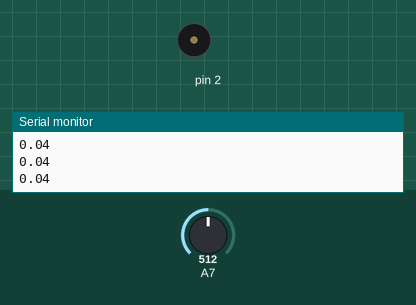
A sketch run on a simulated Arduino Nano, built with avr-gcc and run on an emulated ATmega328P. Shown: buzzer (waves = sounding), the last lines printed to the serial monitor. Inputs (shaded band) come from the test bench; at power-on: A7 = 512.

Above: at 1.2 s.
1.3 s: A7 set to 529
At 1.55 s:
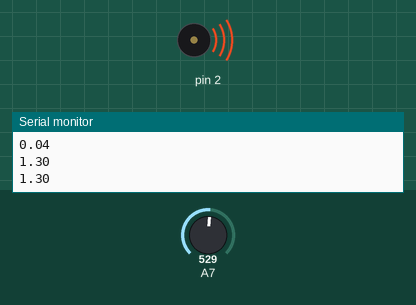
4.3 s: A7 set to 716
Timing chart, 0 to 13.3 s (numbered marks = the images above; inputs shaded):
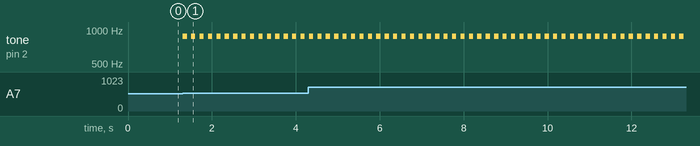

Measured:
- the behaviour switches between 518 and 519 on A7 (found by bisection; images 0 and 1)
- after the input at 1.3 s, tone on pin 2: alternates 880 Hz for 0.10 s and silent for 0.10 s, starting at once

The sketch:

alarm.ino
```cpp
int adc;
float voltage;
float current;

void setup() {
  Serial.begin(9600);
}


void loop() {
  adc = analogRead(A7);
  voltage = adc*5/1023.0;
  current = (voltage-2.5)/0.66;
  current = current*10;
  if (current < 0) {
    current = current*-1;
  }
  Serial.println(current);
  if (current > 0.5){
    tone(2, 880, 200); // play tone 69 (A5 = 880 Hz)
    delay(100); // Wait for 200 millisecond(s)
    noTone(2);
  }

  delay(100);
}
```
